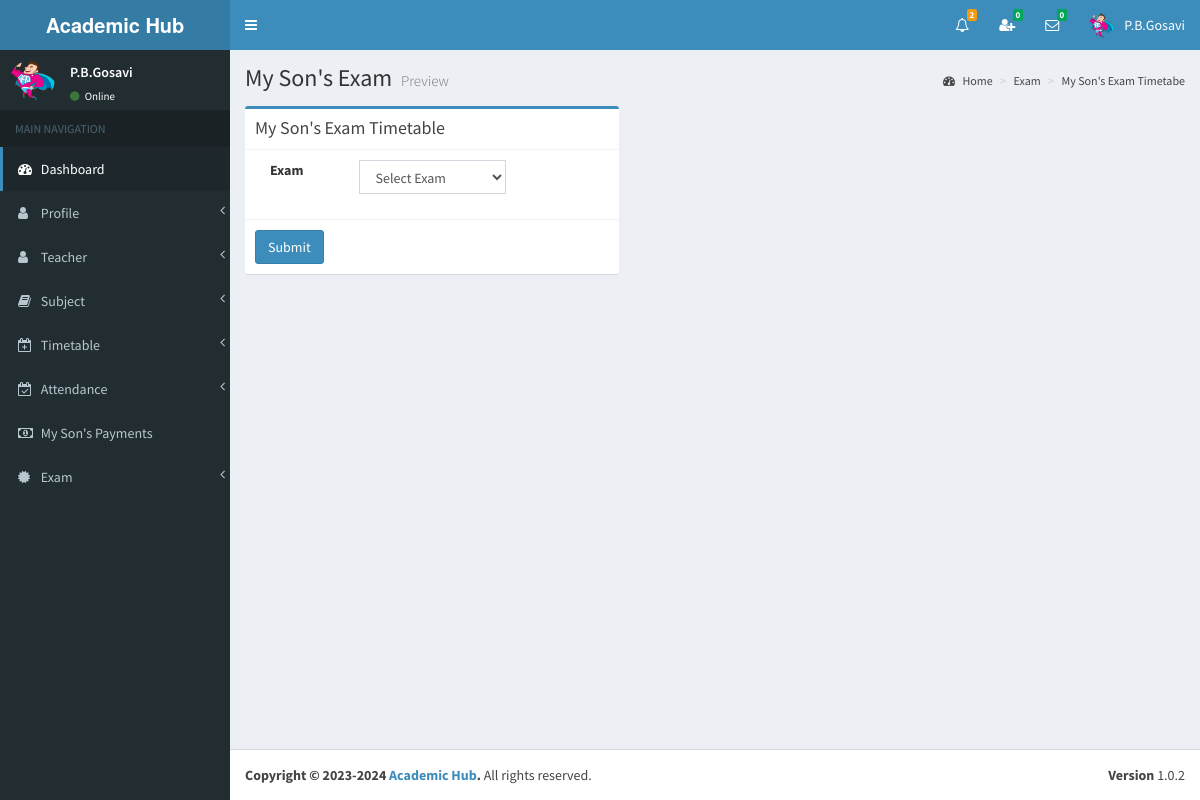
The app's page /view/my_sons_exam_timetable.php (signed in) with its own data.
### tables this page shows
CREATE TABLE `parents` (
  `id` int(11) NOT NULL,
  `index_number` varchar(255) NOT NULL,
  `my_son_index` bigint(11) NOT NULL,
  `full_name` varchar(255) NOT NULL,
  `i_name` varchar(255) NOT NULL,
  `gender` varchar(255) NOT NULL,
  `address` varchar(255) NOT NULL,
  `phone` varchar(255) NOT NULL,
  `email` varchar(255) NOT NULL,
  `image_name` varchar(255) NOT NULL,
  `b_date` date NOT NULL,
  `reg_date` date NOT NULL,
  `reg_year` year(4) NOT NULL,
  `reg_month` varchar(255) NOT NULL,
  `_status` varchar(255) NOT NULL
);

### view/my_sons_exam_timetable.php (the view, shortened to what this page needs)
<?php include_once('head.php'); ?>
<?php include_once('header_parents.php'); ?>
<?php include_once('sidebar3.php'); ?>
<div class="content-wrapper">
    <section class="content-header">
    	<h1>
        	My Son's Exam
            <small>Preview</small>
        </h1>
        <ol class="breadcrumb">
        	<li><a href="#"><i class="fa fa-dashboard"></i> Home</a></li>
            <li><a href="#">Exam</a></li>
            <li><a href="#">My Son's Exam Timetabe</a></li>
        </ol>
	</section>
    <section class="content">
    	<div class="row">
            <div class="col-md-5">
              	<div class="box box-primary">
                	<div class="box-header with-border">
                  		<h3 class="box-title">My Son's Exam Timetable</h3>
                	</div>
                  	<div class="box-body">
                        <div class="form-group col-md-3" id="divGender1">
                        	<label>Exam</label>
                     	</div>
                        <div class="form-group col-md-6" id="divGender1">
                    		<select name="exam" class="form-control " id="exam" >
                    			<option>Select Exam</option>
					  		</select>
                     	</div>
                  	</div>
                  	<div class="box-footer">
                    	<button type="button" class="btn btn-primary"  onClick="showExamTimetable(this)">Submit</button>
                  	</div>
            	</div>
        	</div>
    	</div>
	</section>
    <section class="content" >
    </section>
</div>
<?php include_once('footer.php');?>

### view/header_parents.php (shortened to what this page needs)
<body class="hold-transition skin-blue sidebar-mini" >
<div class="wrapper">
  <header class="main-header" >
    <a href="" class="logo">
      <span class="logo-lg"><strong>Academic Hub </strong></span>
    </a>
    <nav class="navbar navbar-static-top">
		<a href="#" class="sidebar-toggle" data-toggle="offcanvas" role="button">
       	</a>
		<div class="navbar-custom-menu">
			<ul class="nav navbar-nav">
              <li class="dropdown notifications-menu">
                <a href="#" class="dropdown-toggle" data-toggle="dropdown">
                  <i class="fa fa-bell-o"></i>
<?php
include_once('../controller/config.php');
$my_type=$_SESSION["type"];
$my_index=$_SESSION["index_number"];
if($my_type == 'Parents'){
	$sql1="SELECT COUNT(id) FROM notification_history WHERE user_type='Parents' AND index_number='$my_index' AND _isread='0'";
	$result1=mysqli_query($conn,$sql1);
	$row1=mysqli_fetch_assoc($result1);
	$notfi_count=$row1['COUNT(id)'];
?>
                  <span class="label label-warning"><?php echo $notfi_count; ?></span>
                </a>
              </li>
<?php }  ?>
<?php
include_once('../controller/config.php');
$my_index=$_SESSION["index_number"];
$my_type=$_SESSION["type"];
$sql="SELECT count(id)
      FROM my_friends
      WHERE my_index='$my_index' AND _status='Pending' AND _isread='0'";
$result=mysqli_query($conn,$sql);
$row=mysqli_fetch_assoc($result);
$unread_count=$row['count(id)'];
?>
              <li class="dropdown messages-menu"  id="friend_request">
              	<a href="#" class="dropdown-toggle" data-toggle="dropdown" onClick="showFriendRequest('<?php echo $my_index; ?>','<?php echo $my_type; ?>')">
                  <i class="fa fa-user-plus"></i>
                  <span class="label label-success"><?php echo $unread_count; ?></span>
                </a>
              </li>
<?php
include_once('../controller/config.php');
$my_index=$_SESSION["index_number"];
$unread_msg_count=0;
$sql="SELECT * FROM my_friends WHERE my_index='$my_index'";
$result=mysqli_query($conn,$sql);
while($row=mysqli_fetch_assoc($result)){
	$friend_index=$row['friend_index'];
	$sql1="SELECT count(id)
		  FROM online_chat
		  WHERE user_index='$friend_index' AND _isread='0'";
	$result1=mysqli_query($conn,$sql1);
	$row1=mysqli_fetch_assoc($result1);
	$unread_msg_count+=$row1['count(id)'];
}
?>
              <li class="dropdown messages-menu" id="unread_msg">
                <a href="#" class="dropdown-toggle" data-toggle="dropdown" >
                  <i class="fa fa-envelope-o"></i>
                  <span class="label label-success"><?php echo $unread_msg_count; ?></span>
                </a>
<?php
include_once('../controller/config.php');
$index=$_SESSION["index_number"];
$type=$_SESSION["type"];
$time='';
$file_path='';
	$sql="SELECT
           DISTINCT conversation_id,friend_index
           FROM
              my_friends
           WHERE
              	my_index='$index'
           ORDER BY
              conversation_id";
	$result=mysqli_query($conn,$sql);
	while($row=mysqli_fetch_assoc($result)){
		$conversation_id=$row['conversation_id'];
		$friend_index=$row['friend_index'];
		$sql3="SELECT * FROM my_friends WHERE conversation_id='$conversation_id' and friend_index='$friend_index'";
		$result3=mysqli_query($conn,$sql3);
		$row3=mysqli_fetch_assoc($result3);
		$friend_type=$row3['friend_type'];
		if($friend_type == "Admin"){
			$sql1="SELECT * FROM admin WHERE index_number='$friend_index'";
			$result1=mysqli_query($conn,$sql1);
			$row1=mysqli_fetch_assoc($result1);
			$friend_name=$row1['i_name'];
			$friend_image=$row1['image_name'];
		}
		if($friend_type == "Teacher"){
			$sql1="SELECT * FROM teacher WHERE index_number='$friend_index'";
			$result1=mysqli_query($conn,$sql1);
			$row1=mysqli_fetch_assoc($result1);
			$friend_name=$row1['i_name'];
			$friend_image=$row1['image_name'];
		}
		if($friend_type == "Student"){
			$sql1="SELECT * FROM student WHERE index_number='$friend_index'";
			$result1=mysqli_query($conn,$sql1);
			$row1=mysqli_fetch_assoc($result1);
			$friend_name=$row1['i_name'];
			$friend_image=$row1['image_name'];
		}
		$sql2="SELECT * FROM online_chat WHERE conversation_id='$conversation_id' ORDER BY id DESC LIMIT 1";
		$result2=mysqli_query($conn,$sql2);
		while($row2=mysqli_fetch_assoc($result2)){
			$last_msg=$row2['msg'];
			$msg_time=$row2['time'];
			$datetime1 = new DateTime($msg_time);
			$datetime2 = new DateTime();
			$interval = $datetime1->diff($datetime2);
			$year = $interval->format('%y y ');
			$month = $interval->format('%m m ');
			$days = $interval->format('%a d');
			$hours = $interval->format('%h h');
			$minutes = $interval->format('%i mins');
			$seconds = $interval->format('%s sec');
			if($year>0){
				$time=$year;
			}else if($month>0){
				$time=$month;
			}else if($days>0){
				$time=$days;
			}else if($hours>0){
				$time=$hours;
			}else if($minutes>0){
				$time=$minutes;
			}else{
				$time=$seconds;
			}
			if($type=="Admin"){
				$file_path="my_friends.php?do=showChatBox&my_index=$index&conversation_id=$conversation_id&friend_index=$friend_index&my_type=$type";
			}
			if($type=="Teacher"){
				$file_path="my_friends2.php?do=showChatBox&my_index=$index&conversation_id=$conversation_id&friend_index=$friend_index&my_type=$type";
			}
			if($type=="Student"){
				$file_path="my_friends1.php?do=showChatBox&my_index=$index&conversation_id=$conversation_id&friend_index=$friend_index&my_type=$type";
			}
?>
                      <li>
                        <a href="<?php echo $file_path; ?>" onClick="msgRead('<?php echo $index; ?>','<?php echo $conversation_id; ?>','<?php echo $friend_index; ?>','<?php echo $type; ?>')">
                          <div class="pull-left">
                            <img src="../<?php echo $friend_image; ?>" class="img-circle" alt="User Image">
                          </div>
                          <h4>
                            <?php echo $friend_name; ?>
                            <small><i class="fa fa-clock-o"></i> <?php echo $time; ?></small>
                          </h4>
                          <p><?php echo $last_msg; ?></p>
                        </a>
                      </li>
 <?php } } ?>
              </li>
<?php
include_once('../controller/config.php');
if($type=="Parents"){
	$sql="SELECT * FROM parents WHERE index_number='$index'";
	$result=mysqli_query($conn,$sql);
	$row=mysqli_fetch_assoc($result);
}
?>
            	<li class="dropdown user user-menu">
                    <a href="#" class="dropdown-toggle" data-toggle="dropdown">
                      <img src="../<?php echo $row['image_name']; ?>" class="user-image" alt="User Image">
                      <span class="hidden-xs"><?php echo $row['i_name']; ?></span>
                    </a>
              </li>
            </ul>
        </div>
	</nav>
  </header>

### view/sidebar3.php (shortened to what this page needs)
  <aside class="main-sidebar">
    <section class="sidebar">
<?php
include_once('../controller/config.php');
$index=$_SESSION["index_number"];
$sql="SELECT * FROM parents WHERE index_number='$index'";
$result=mysqli_query($conn,$sql);
$row=mysqli_fetch_assoc($result);
$name=$row['i_name'];
$image=$row['image_name'];
?>
      <div class="user-panel">
      	<div class="pull-left image">
        	<img src="../<?php echo $image; ?>" class="img-circle" alt="User Image">
        </div>
        <div class="pull-left info">
        	<p><?php echo $name; ?></p>
            <a href="#"><i class="fa fa-circle text-success"></i> Online</a>
        </div>
      </div>
      <ul class="sidebar-menu">
        <li class="header">MAIN NAVIGATION</li>
        <li class="active treeview">
          <a href="dashboard3.php">
            <i class="fa fa-dashboard"></i> <span>Dashboard</span>
          </a>
        </li>
        <li class="treeview">
          <a href="#">
            <i class="fa fa-user"></i>
            <span>Profile</span>
            <span class="pull-right-container">
              <i class="fa fa-angle-left pull-right"></i>
            </span>
          </a>
        </li>
        <li class="treeview">
          <a href="#">
            <i class="fa fa-user"></i>
            <span>Teacher</span>
            <span class="pull-right-container">
              <i class="fa fa-angle-left pull-right"></i>
            </span>
          </a>
        </li>
        <li class="treeview">
          <a href="#">
            <i class="fa fa-book"></i>
            <span>Subject</span>
            <span class="pull-right-container">
              <i class="fa fa-angle-left pull-right"></i>
            </span>
          </a>
        </li>
         <li class="treeview">
          <a href="#">
            <i class="fa fa-calendar-plus-o"></i>
            <span>Timetable</span>
            <span class="pull-right-container">
              <i class="fa fa-angle-left pull-right"></i>
            </span>
          </a>
        </li>
         <li class="treeview">
          <a href="#">
            <i class="fa fa-calendar-check-o"></i>
            <span>Attendance</span>
            <span class="pull-right-container">
              <i class="fa fa-angle-left pull-right"></i>
            </span>
          </a>
        </li>
         <li>
          <a href="my_sons_payments.php">
            <i class="fa fa-money"></i> <span>My Son's Payments</span>
          </a>
        </li>
        <li class="treeview">
          <a href="#">
            <i class="fa fa-certificate"></i>
            <span>Exam</span>
            <span class="pull-right-container">
              <i class="fa fa-angle-left pull-right"></i>
            </span>
          </a>
        </li>
      </ul>
    </section>
  </aside>

### view/my_sons_exam_timetable.php (style rules this page uses)
body { overflow-y:scroll; }

### records on screen
parents: image_name (picture), i_name "P.B.Gosavi"

### other values on screen
$notfi_count "2"
$unread_count "0"
$unread_msg_count "0"
